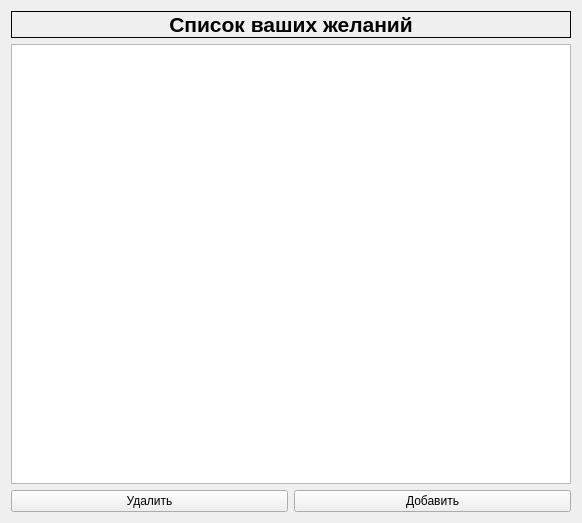
<?xml version="1.0" encoding="UTF-8"?>
<ui version="4.0">
 <class>Form</class>
 <widget class="QWidget" name="Form">
  <property name="geometry">
   <rect>
    <x>0</x>
    <y>0</y>
    <width>582</width>
    <height>523</height>
   </rect>
  </property>
  <property name="windowTitle">
   <string>Form</string>
  </property>
  <layout class="QHBoxLayout" name="horizontalLayout_2">
   <item>
    <layout class="QVBoxLayout" name="verticalLayout">
     <item>
      <widget class="QLabel" name="label">
       <property name="font">
        <font>
         <pointsize>16</pointsize>
         <weight>75</weight>
         <bold>true</bold>
        </font>
       </property>
       <property name="frameShape">
        <enum>QFrame::Box</enum>
       </property>
       <property name="lineWidth">
        <number>1</number>
       </property>
       <property name="text">
        <string>Список ваших желаний</string>
       </property>
       <property name="alignment">
        <set>Qt::AlignCenter</set>
       </property>
      </widget>
     </item>
     <item>
      <widget class="QTableView" name="table_desire"/>
     </item>
     <item>
      <layout class="QHBoxLayout" name="horizontalLayout">
       <item>
        <widget class="QPushButton" name="del_desires_btn">
         <property name="text">
          <string>Удалить</string>
         </property>
        </widget>
       </item>
       <item>
        <widget class="QPushButton" name="add_desires_btn">
         <property name="text">
          <string>Добавить</string>
         </property>
        </widget>
       </item>
      </layout>
     </item>
    </layout>
   </item>
  </layout>
 </widget>
 <resources/>
 <connections/>
</ui>
